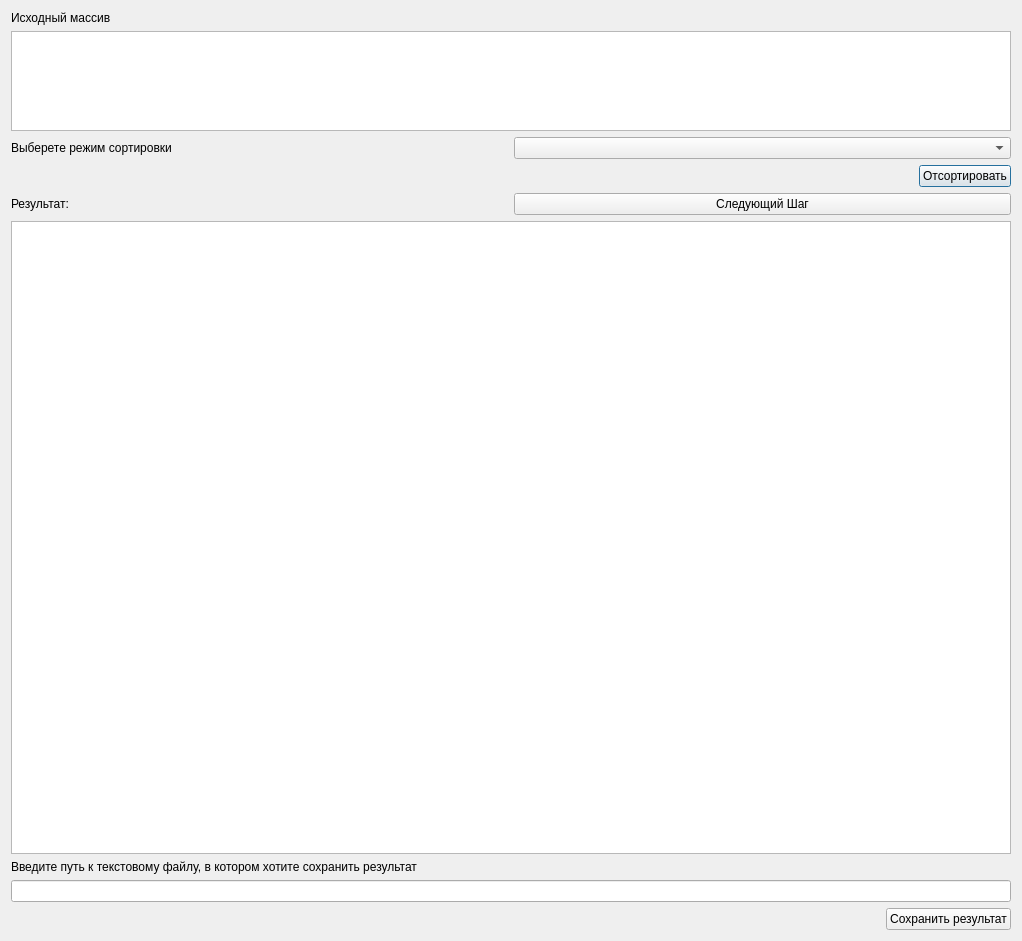
<?xml version="1.0" encoding="UTF-8"?>
<ui version="4.0">
 <class>QuickMergeSort</class>
 <widget class="QDialog" name="QuickMergeSort">
  <property name="geometry">
   <rect>
    <x>0</x>
    <y>0</y>
    <width>1022</width>
    <height>941</height>
   </rect>
  </property>
  <property name="minimumSize">
   <size>
    <width>1022</width>
    <height>941</height>
   </size>
  </property>
  <property name="windowTitle">
   <string>Dialog</string>
  </property>
  <layout class="QVBoxLayout" name="verticalLayout">
   <item>
    <widget class="QLabel" name="label">
     <property name="text">
      <string>Исходный массив</string>
     </property>
    </widget>
   </item>
   <item>
    <widget class="QTextBrowser" name="input">
     <property name="minimumSize">
      <size>
       <width>0</width>
       <height>100</height>
      </size>
     </property>
     <property name="maximumSize">
      <size>
       <width>16777215</width>
       <height>100</height>
      </size>
     </property>
    </widget>
   </item>
   <item>
    <layout class="QHBoxLayout" name="horizontalLayout">
     <item>
      <widget class="QLabel" name="label_2">
       <property name="text">
        <string>Выберете режим сортировки</string>
       </property>
      </widget>
     </item>
     <item>
      <widget class="QComboBox" name="comboBox"/>
     </item>
    </layout>
   </item>
   <item alignment="Qt::AlignRight">
    <widget class="QPushButton" name="buttonQMergeSort">
     <property name="text">
      <string>Отсортировать</string>
     </property>
    </widget>
   </item>
   <item>
    <layout class="QHBoxLayout" name="horizontalLayout_2">
     <item>
      <widget class="QLabel" name="label_3">
       <property name="text">
        <string>Результат:</string>
       </property>
      </widget>
     </item>
     <item>
      <widget class="QPushButton" name="pushButton">
       <property name="text">
        <string>Следующий Шаг</string>
       </property>
      </widget>
     </item>
    </layout>
   </item>
   <item>
    <widget class="QTextBrowser" name="resultText">
     <property name="minimumSize">
      <size>
       <width>1000</width>
       <height>600</height>
      </size>
     </property>
    </widget>
   </item>
   <item>
    <widget class="QLabel" name="labelSave">
     <property name="text">
      <string>Введите путь к текстовому файлу, в котором хотите сохранить результат</string>
     </property>
    </widget>
   </item>
   <item>
    <widget class="QLineEdit" name="lineSave"/>
   </item>
   <item alignment="Qt::AlignRight">
    <widget class="QPushButton" name="save">
     <property name="text">
      <string>Сохранить результат</string>
     </property>
    </widget>
   </item>
  </layout>
 </widget>
 <resources/>
 <connections/>
</ui>
